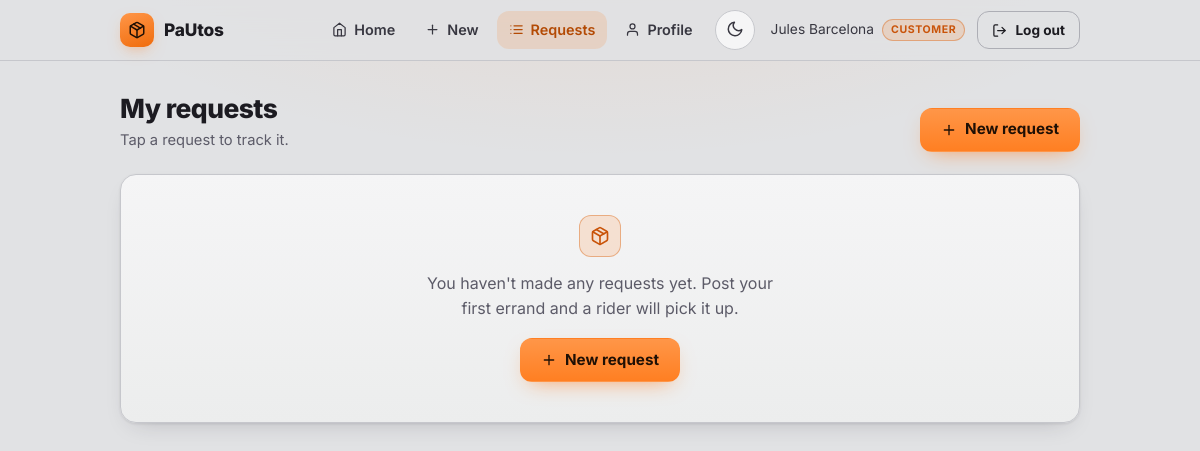
The app's page /customer/requests (signed in) with its own data.
### app/models.py (models this page shows, shortened)
class CustomerProfile(db.Model):
    __tablename__ = "customer"
    id = db.Column("customer_id", db.Integer, primary_key=True)
    user_id = db.Column(db.Integer, db.ForeignKey("user.user_id"), unique=True, nullable=False)
    full_name = db.Column(db.String(150), nullable=False)
    phone = db.Column(db.String(30))
    default_address = db.Column(db.String(255))
    user = db.relationship("User", back_populates="customer_profile")

class User(UserMixin, db.Model):
    __tablename__ = "user"
    id = db.Column("user_id", db.Integer, primary_key=True)
    email = db.Column(db.String(255), unique=True, nullable=False)
    password_hash = db.Column(db.String(255), nullable=False)
    role = db.Column(db.String(20), nullable=False, index=True)
    created_at = db.Column(db.DateTime(timezone=True), default=utcnow, nullable=False)
    is_active = db.Column(db.Boolean, nullable=False, default=True)  # EXTENSION: lets an admin disable an account
    customer_profile = db.relationship(
        "CustomerProfile", back_populates="user", uselist=False, cascade="all, delete-orphan"
    )
    rider_profile = db.relationship(
        "RiderProfile", back_populates="user", uselist=False, cascade="all, delete-orphan"
    )
    @property
    def profile(self):
        return self.customer_profile or self.rider_profile
    @property
    def full_name(self):
        return self.profile.full_name if self.profile else self.email

### app/customer/routes.py (the view)
@bp.route("/requests")
@role_required(ROLE_CUSTOMER)
def request_list():
    requests_ = (
        ServiceRequest.query.filter_by(customer_id=current_user.customer_profile.id)
        .order_by(ServiceRequest.created_at.desc(), ServiceRequest.id.desc())
        .all()
    )
    return render_template("customer/requests.html", requests=requests_)

### app/models.py (called while the page is built)
@login_manager.user_loader
def load_user(user_id):
    return db.session.get(User, int(user_id))

### app/utils.py (called while the page is built)
def role_required(role):
    def decorator(view):
        @wraps(view)
        def wrapped(*args, **kwargs):
            if not current_user.is_authenticated:
                return current_app.login_manager.unauthorized()
            if current_user.role != role:
                abort(403)
            return view(*args, **kwargs)
        return wrapped
    return decorator

### app/templates/customer/requests.html (shortened to what this page needs)
{% extends "base.html" %}
{% from "_ui.html" import icon, status_badge %}
{% block content %}
<div class="page-head">
  <div>
    <h1>My requests</h1>
    <p class="muted">Tap a request to track it.</p>
  </div>
  <div class="head-actions"><a class="btn btn-primary" href="{{ url_for('customer.new_request') }}">{{ icon('plus', 16) }} New request</a></div>
</div>
{% if requests %}
<section class="card">
  <div class="table-wrap">
    <table class="rtable">
      <thead>
        <tr><th>#</th><th>Service</th><th>Deliver to</th><th>Status</th><th>Created</th></tr>
      </thead>
      <tbody>
        {% for r in requests %}
        <tr>
          <td class="cell-main" data-label="#"><span><a class="num-id" href="{{ url_for('customer.request_detail', request_id=r.id) }}">#{{ r.id }}</a><span class="only-m"> · {{ r.category.name }}</span></span></td>
          <td class="hide-m" data-label="Service">{{ r.category.name }}</td>
          <td data-label="Deliver to">{{ r.dropoff_address }}</td>
          <td data-label="Status">{{ status_badge(r.status, r.status|status_label) }}</td>
          <td data-label="Created">{{ r.created_at|ph_time }}</td>
        </tr>
        {% endfor %}
      </tbody>
    </table>
  </div>
</section>
{% else %}
<section class="card empty">
  <span class="tile-ico">{{ icon('package', 20) }}</span>
  <p>You haven't made any requests yet. Post your first errand and a rider will pick it up.</p>
  <a class="btn btn-primary" href="{{ url_for('customer.new_request') }}">{{ icon('plus', 16) }} New request</a>
</section>
{% endif %}
{% endblock %}

### app/templates/base.html (shortened to what this page needs)
{% from "_ui.html" import icon, initials -%}
<!doctype html>
<html lang="en">
<head>
  <link rel="stylesheet" href="{{ url_for('static', filename='css/style.css') }}">
</head>
{% set ep = request.endpoint or '' %}
{% set role = current_user.role if current_user.is_authenticated else None %}
{% if role == 'customer' %}
  {% set items = [
    ('Home', 'home', 'main.customer_dashboard', ('main.customer_dashboard',)),
    ('New', 'plus', 'customer.new_request', ('customer.new_request',)),
    ('Requests', 'list', 'customer.request_list', ('customer.request_list', 'customer.request_detail')),
    ('Profile', 'user', 'profile.edit_profile', ('profile.',)),
  ] %}
{% elif role == 'rider' %}
  {% set items = [
    ('Home', 'home', 'main.rider_dashboard', ('main.rider_dashboard',)),
    ('Available', 'inbox', 'rider.available_requests', ('rider.available_requests',)),
    ('My jobs', 'briefcase', 'rider.my_jobs', ('rider.my_jobs', 'rider.job_detail')),
    ('Profile', 'user', 'profile.edit_profile', ('profile.',)),
  ] %}
{% elif role == 'admin' %}
  {% set items = [
    ('Overview', 'grid', 'admin.dashboard', ('admin.dashboard',)),
    ('Riders', 'truck', 'admin.riders', ('admin.riders',)),
    ('Requests', 'list', 'admin.requests_overview', ('admin.requests_overview', 'admin.request_detail')),
    ('Categories', 'tag', 'admin.categories', ('admin.categories', 'admin.new_category', 'admin.edit_category')),
  ] %}
{% else %}
  {% set items = [] %}
{% endif %}
<body class="{% if items %}has-tabbar{% endif %}">
  <header class="nav">
    <div class="nav-inner">
      <a class="brand" href="{{ url_for('main.index') }}">
        <span class="brand-mark">{{ icon('package', 18) }}</span>
        <span class="brand-name">PaUtos</span>
      </a>
      {% if current_user.is_authenticated %}
      <nav class="nav-links" aria-label="Main">
        {% for label, ic, endpoint, pfx in items %}
          <a class="nav-link{% if ep.startswith(pfx) %} active{% endif %}" href="{{ url_for(endpoint) }}">{{ icon(ic, 15) }}<span>{{ label }}</span></a>
        {% endfor %}
        <button type="button" class="icon-btn theme-toggle" aria-label="Switch to light mode" title="Switch theme"><span class="t-sun">{{ icon('sun', 18) }}</span><span class="t-moon">{{ icon('moon', 18) }}</span></button>
        <span class="who" title="{{ current_user.full_name }}">
          <span class="who-name">{{ current_user.full_name }}</span>
          <span class="pill">{{ current_user.role }}</span>
        </span>
        <form method="post" action="{{ url_for('auth.logout') }}" class="inline">
          <button type="submit" class="btn btn-ghost btn-sm">{{ icon('log-out', 15) }} Log out</button>
        </form>
      </nav>
      {% endif %}
    </div>
  </header>
  <main class="container">
    {% block content %}{% endblock %}
  </main>
</body>
</html>

### records on screen
CustomerProfile: full_name "Jules Barcelona"
User: is_active True (drawn), role "CUSTOMER"

### other values on screen
{{ label }} "Home" "New" "Requests" "Profile"
